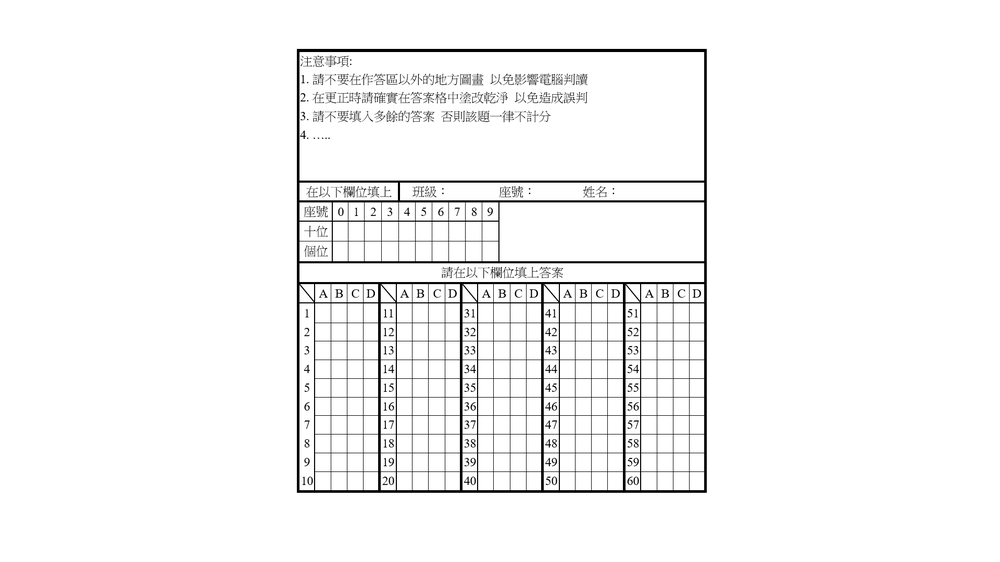
#> input picture gg.png, 1000 x 562 px, shrunk from 1920 x 1080 before the run, found by its file name
$ python test3.py
#> lines starting #> are read from the running program, lines starting #| are printed output that depends on the picture; after the words box and inside, x2 and y2 are one past the last pixel; in counts of white or black regions, pixels touching at a corner belong together
import cv2
import numpy as np

# 读取图像
image_path = './gg.png'  # 替换为你的图片路径
image = cv2.imread(image_path)
#> image is the input picture: shape (562, 1000, 3); min 0, max 255, mean 245.3

# 检查图像是否成功读取
if image is None:
    print("Error: 無法讀取影像")
    exit()

# 转换成灰度
gray = cv2.cvtColor(image, cv2.COLOR_BGR2GRAY)

# 去噪声
blurred = cv2.GaussianBlur(gray, (5, 5), 0)
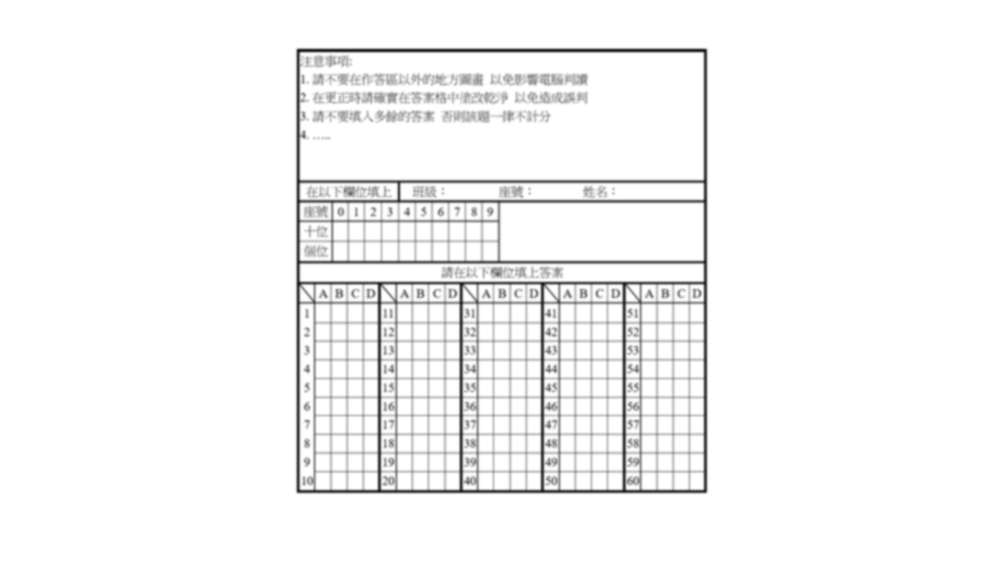
#> blurred: shape (562, 1000); min 22, max 255, mean 245.3

# 自适应二值化
thresh = cv2.adaptiveThreshold(blurred, 255, cv2.ADAPTIVE_THRESH_GAUSSIAN_C,
                               cv2.THRESH_BINARY_INV, 11, 2)
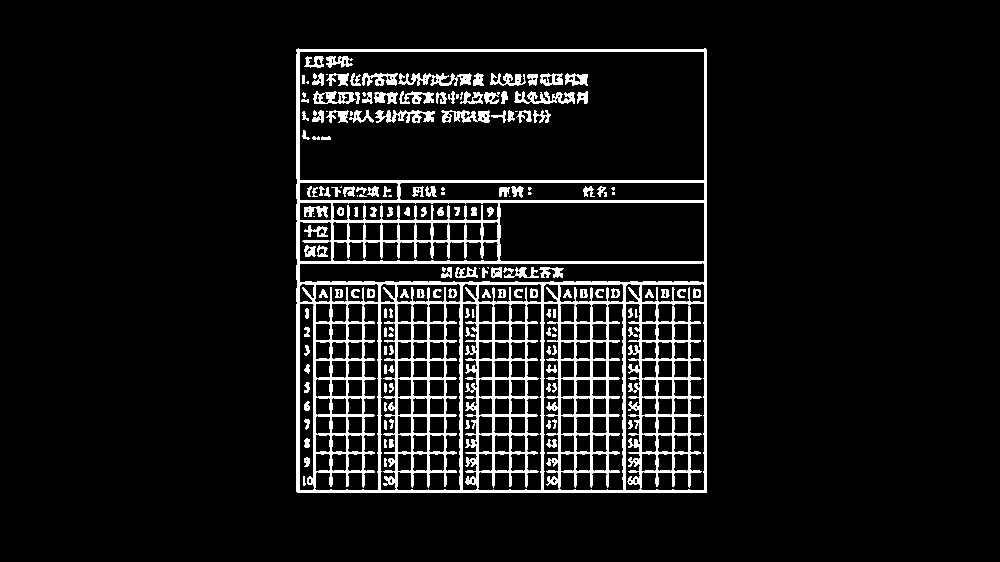
#> thresh: shape (562, 1000); 8.6% white; 171 white regions (34 under 20 px)

# 找到轮廓
contours, _ = cv2.findContours(thresh, cv2.RETR_EXTERNAL, cv2.CHAIN_APPROX_SIMPLE)
#> contours = 1 contour; box (x1, y1, x2, y2) and area: (296, 48, 707, 493) 181602

# 初始化表格边界
table_contour = None
max_area = 0

# 遍历所有轮廓查找最大的矩形，假设表格是最大的矩形
for cnt in contours:
    approx = cv2.approxPolyDP(cnt, 0.02 * cv2.arcLength(cnt, True), True)
    if len(approx) == 4:  # 确保是矩形
        area = cv2.contourArea(cnt)
        if area > max_area:
            max_area = area
            table_contour = approx
#> this loop made 1 pass
#> (area, max_area, table_contour) on pass 1: (181602.5, 181602.5, [[296, 49], [296, 491], [706, 492], [706, 49]])
#> after the loop, max_area = 181602.5

# 提取表格区域
if table_contour is not None:
    x, y, w, h = cv2.boundingRect(table_contour)
#> x = 296; y = 49; w = 411; h = 444
    table_roi = image[y:y+h, x:x+w]
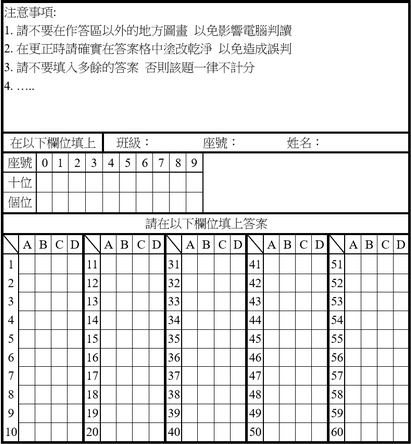
#> table_roi: shape (444, 411, 3); min 0, max 255, mean 225.3

    # 显示表格ROI
    cv2.imshow('Detected Table', table_roi)

    cv2.imwrite("image_with_only_rectangular_contours.png", table_roi)

    cv2.waitKey(0)
    cv2.destroyAllWindows()
else:
    print("Error: 找不到表格")

$ run again, with test.png copied over gg.png
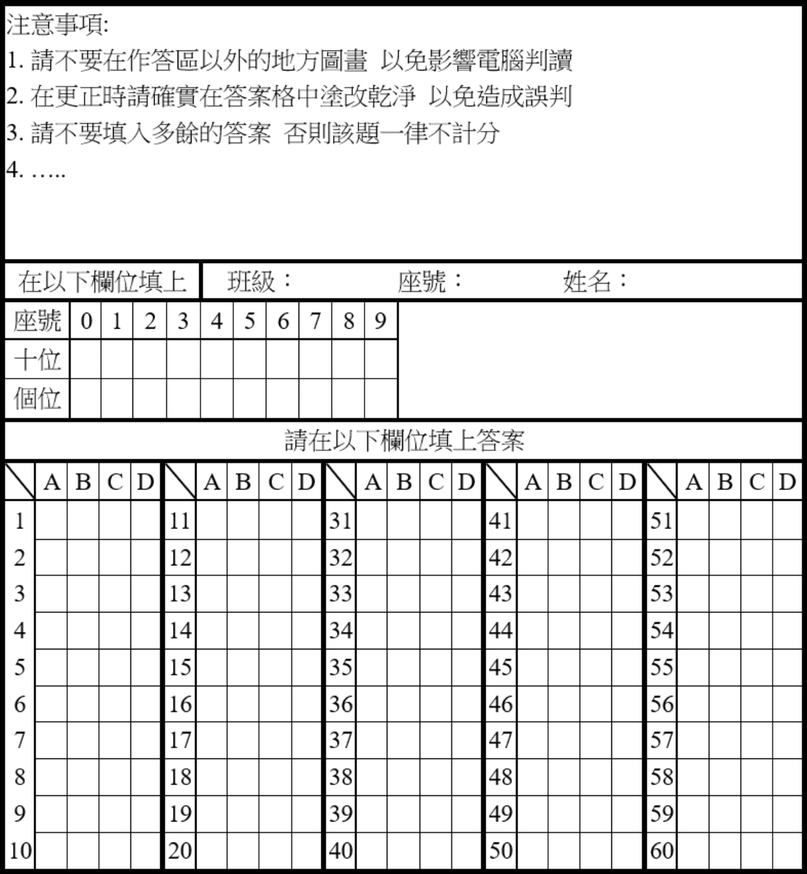
#> input picture test.png, 807 x 874 px, shrunk from 1200 x 1300 before the run, found by its file name
#> image is the input picture: shape (874, 807, 3); min 0, max 255, mean 226.1
#> `thresh = cv2.adaptiveThreshold(blurred, 255, cv2.ADAPTIVE_THRESH_GAUSS..`:
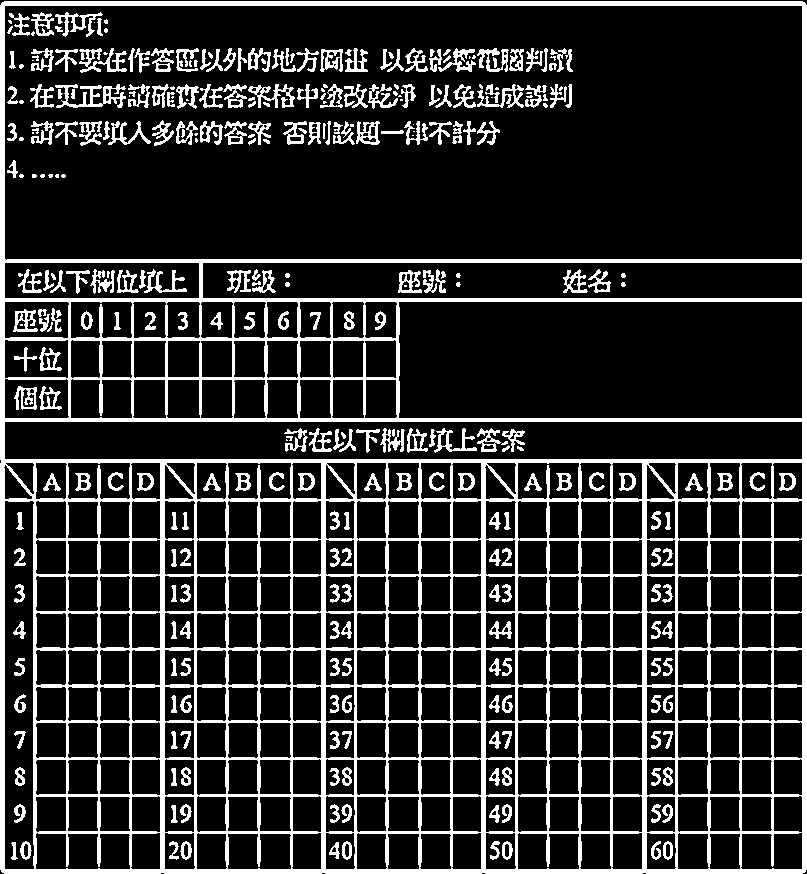
#> thresh: shape (874, 807); 18.2% white; 339 white regions (58 under 20 px)
#> contours = 1 contour; box (x1, y1, x2, y2) and area: (0, 1, 807, 874) 702791
#> the loop `for cnt in contours:` made 1 pass
#> (area, max_area, table_contour) on pass 1: (702791, 702791, [[2, 2], [1, 871], [804, 872], [805, 3]])
#> after the loop `for cnt in contours:`: max_area = 702791
#> x = 1; y = 2; w = 805; h = 871
#> `table_roi = image[y:y+h, x:x+w]`:
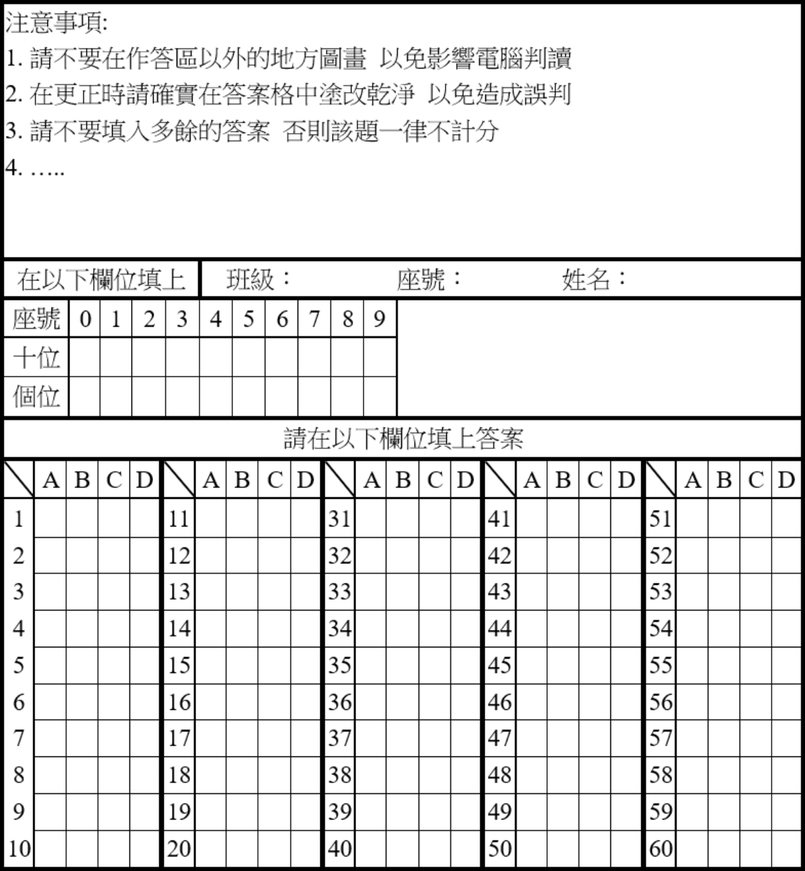
#> table_roi: shape (871, 805, 3); min 0, max 255, mean 227.4

$ run again, with test_split.jpg saved as gg.png
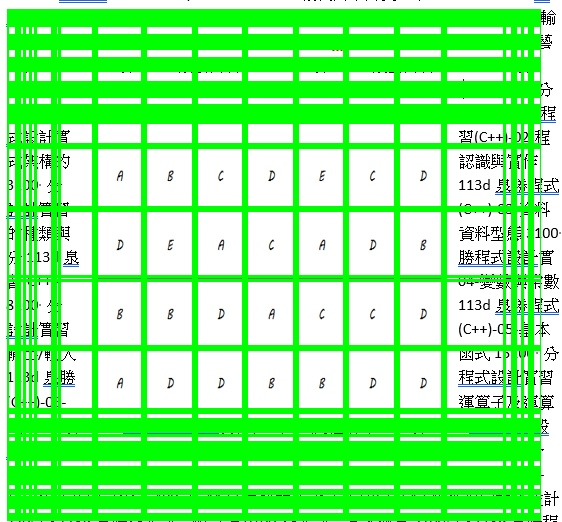
#> input picture test_split.jpg, 562 x 522 px, found by its file name
#> image is the input picture: shape (522, 562, 3); mean B, G, R 131.8, 245.3, 131
#> `blurred = cv2.GaussianBlur(gray, (5, 5), 0)`:
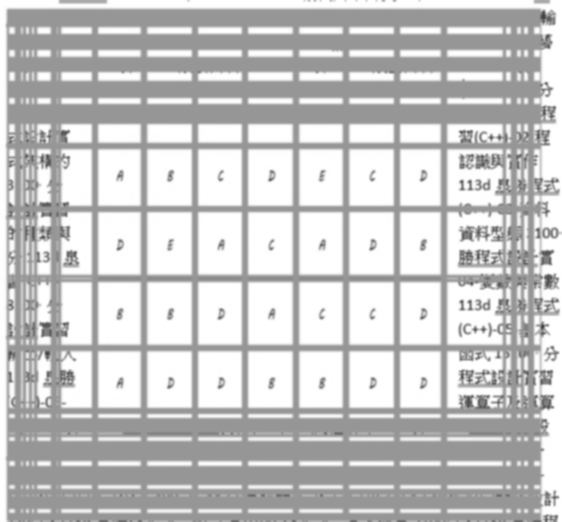
#> blurred: shape (522, 562); min 60, max 255, mean 198.2
#> `thresh = cv2.adaptiveThreshold(blurred, 255, cv2.ADAPTIVE_THRESH_GAUSS..`:
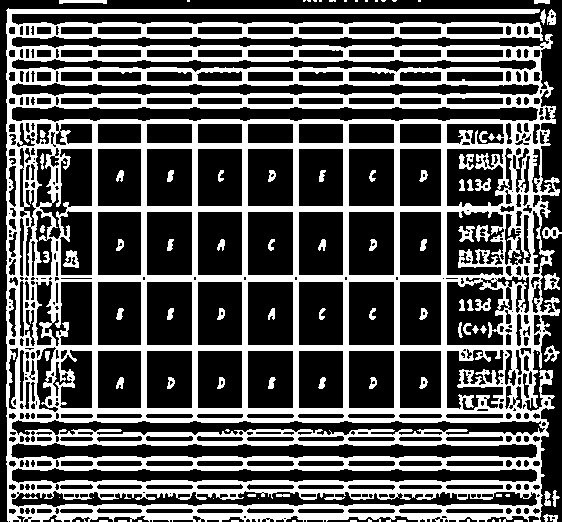
#> thresh: shape (522, 562); 35% white; 98 white regions (35 under 20 px)
#> contours = 39 contours, 28 with area under 20; largest, box (x1, y1, x2, y2) and area: (6, 8, 560, 522) 263516, (544, 273, 560, 290) 164, (542, 227, 562, 239) 144, (544, 345, 560, 362) 102, (59, 0, 107, 4) 101
#> the loop `for cnt in contours:` made 39 passes
#> (area, max_area, table_contour) on pass 39: (101, 101, [[59, 0], [59, 3], [106, 3], [106, 0]])
#> after the loop `for cnt in contours:`: max_area = 101
#> x = 59; y = 0; w = 48; h = 4
